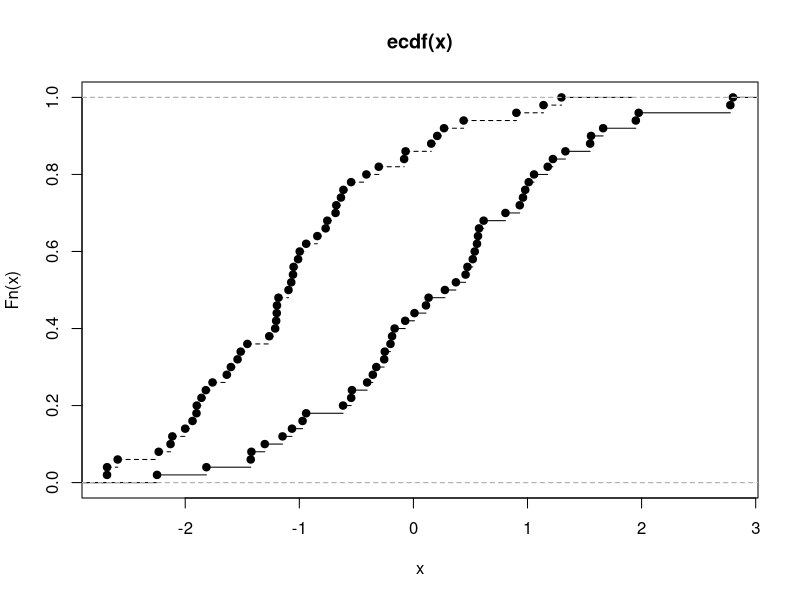

Generate this figure with R:

# Confidence Interval

a <- 5 # Mean
s <- 2 # Standard Deviation
n <- 20 # Sample size 
error <- qnorm(0.975)*s/sqrt(n) # Error at 95%
left <- a-error
right <- a+error
right
left


# Shapiro wilk tests
shapiro.test(rnorm(100, mean = 5, sd = 3))
shapiro.test(runif(100, min = 2, max = 4))

# Kolmogorov-Smirnov tests
require(graphics)

x <- rnorm(50)
y <- runif(30)
# Do x and y come from the same distribution?
ks.test(x, y)
# Does x come from a shifted gamma distribution with shape 3 and rate 2?
ks.test(x+2, "pgamma", 3, 2) # two-sided, exact
ks.test(x+2, "pgamma", 3, 2, exact = FALSE)
ks.test(x+2, "pgamma", 3, 2, alternative = "gr")

# test if x is stochastically larger than x2
x2 <- rnorm(50, -1)
plot(ecdf(x), xlim = range(c(x, x2)))
plot(ecdf(x2), add = TRUE, lty = "dashed")
t.test(x, x2, alternative = "g")
wilcox.test(x, x2, alternative = "g")
ks.test(x, x2, alternative = "l")


# Variance levene test

library(car)
# Levene's test with one independent variable
leveneTest(weight ~ group, data = PlantGrowth)


# T tests
x = rnorm(20)
y = rnorm(20)

# One Sample
t.test(x, mu= 5)

# Multiple
t.test(x,y)


